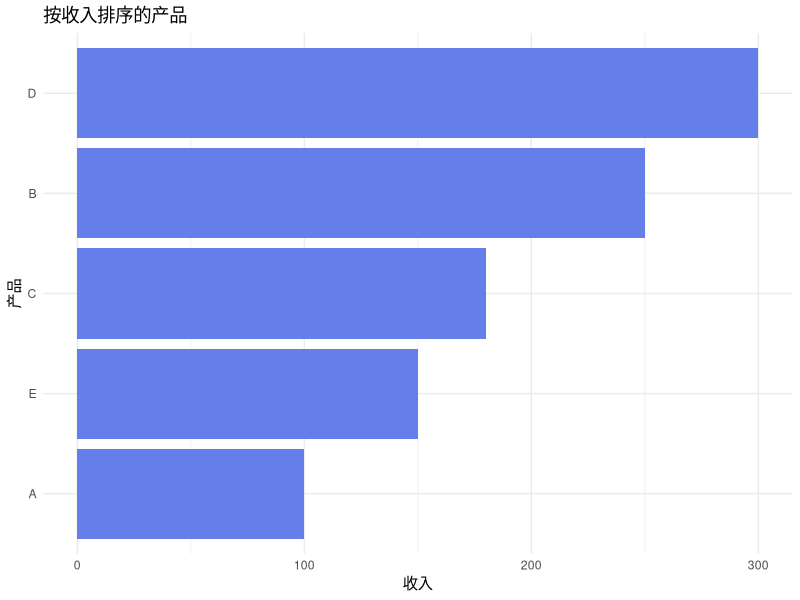
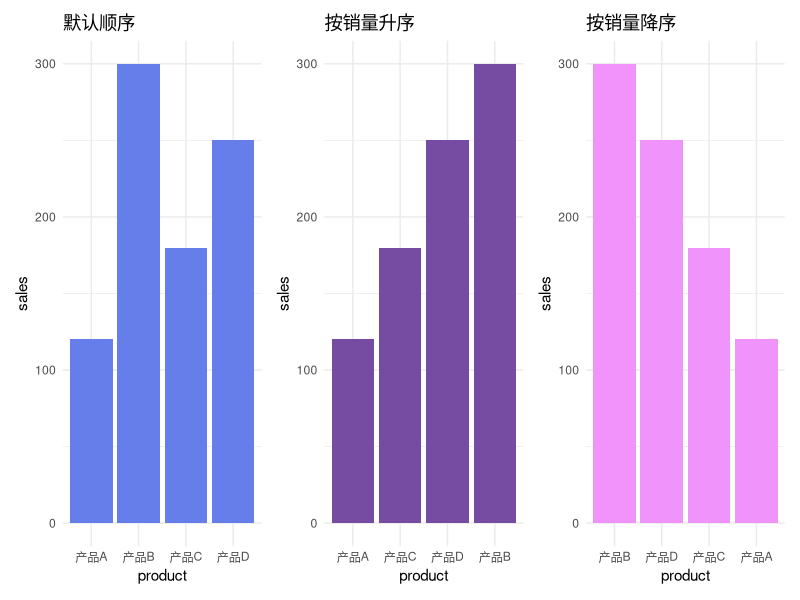
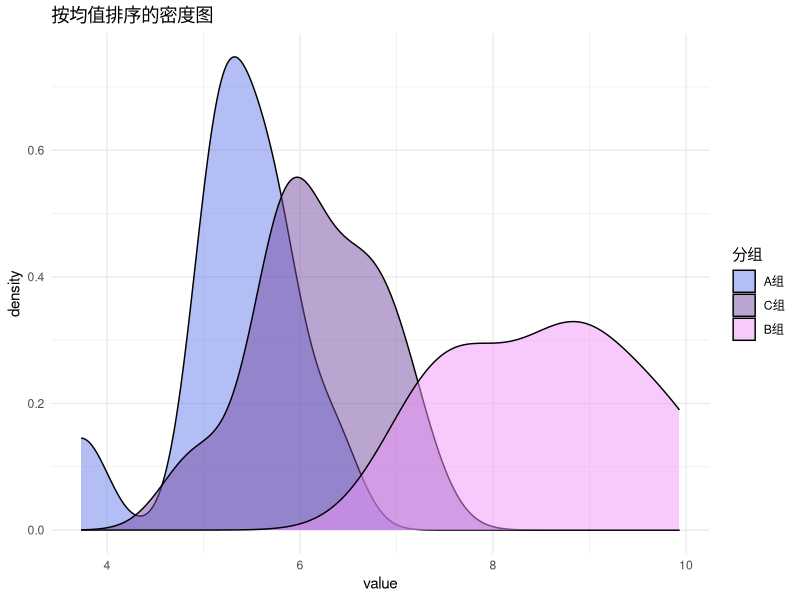
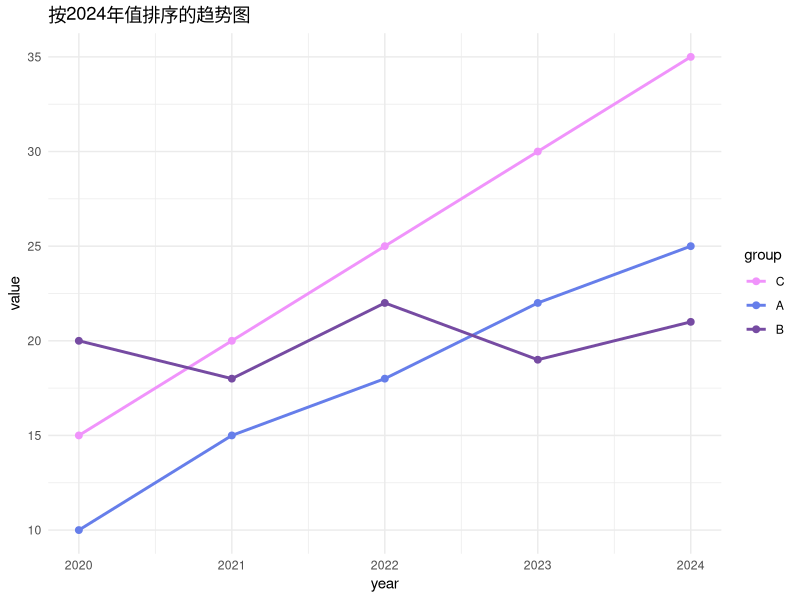
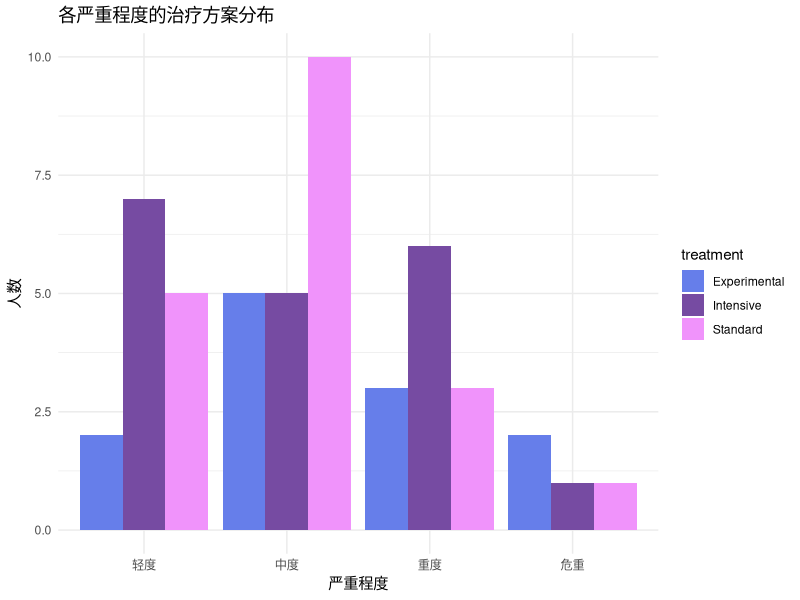
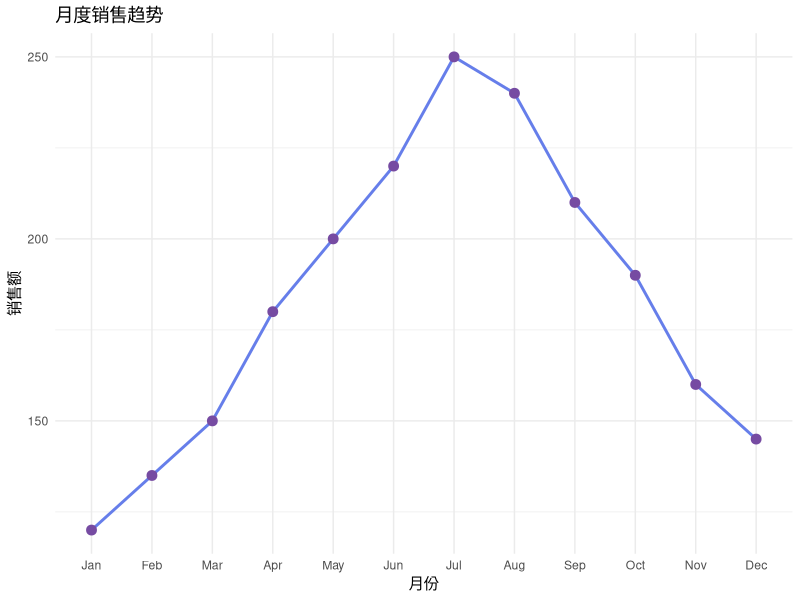

These figures' R source, in order:
## ---- chunk 1
knitr::opts_chunk$set(
    echo = TRUE,
    warning = FALSE,
    message = FALSE,
    fig.width = 10,
    fig.height = 6,
    fig.retina = 2,
    out.width = "100%",
    dpi = 150
)
## ---- chunk 2
# 安装并加载必要的包
if (!require("forcats")) install.packages("forcats")
if (!require("dplyr")) install.packages("dplyr")
if (!require("ggplot2")) install.packages("ggplot2")
if (!require("tibble")) install.packages("tibble")

library(forcats)
library(dplyr)
library(ggplot2)
library(tibble)
## ---- chunk 3
# 从字符向量创建因子
education <- c("本科", "硕士", "博士", "本科", "高中", "硕士")
edu_factor <- factor(education)
edu_factor

# 查看因子水平
levels(edu_factor)

# 指定水平顺序（有序因子）
edu_ordered <- factor(
    education,
    levels = c("高中", "本科", "硕士", "博士"),
    ordered = TRUE
)
edu_ordered
## ---- chunk 4
# 问题1：默认按字母顺序排序
treatment <- factor(c("Control", "Treatment A", "Treatment B"))
levels(treatment) # 字母顺序，而非逻辑顺序

# 问题2：修改水平顺序繁琐
# 需要重新创建因子或使用复杂的索引操作

# 问题3：添加新水平容易出错
# 直接赋值可能产生 NA
## ---- chunk 5
# 创建示例数据
responses <- factor(c("同意", "中立", "反对", "同意", "同意", "中立", "反对", "同意"))

# 统计各水平频数
fct_count(responses)

# 获取唯一水平（类似 levels() 但返回因子）
fct_unique(responses)
## ---- chunk 6
# 原始因子
size <- factor(c("Small", "Medium", "Large", "Small", "Large"))
levels(size) # 字母顺序

# 重新排序
size_ordered <- fct_relevel(size, "Small", "Medium", "Large")
levels(size_ordered)

# 只移动特定水平到开头
size_small_first <- fct_relevel(size, "Small")
levels(size_small_first)

# 移动到末尾（使用 after 参数）
size_large_last <- fct_relevel(size, "Large", after = Inf)
levels(size_large_last)

# 移动到特定位置
size_medium_second <- fct_relevel(size, "Medium", after = 1)
levels(size_medium_second)
## ---- chunk 7
# 示例数据
colors <- factor(c("红", "蓝", "红", "绿", "红", "蓝", "红", "绿", "绿"))

# 按频率降序排序
colors_freq <- fct_infreq(colors)
levels(colors_freq)

# 按频率升序
colors_freq_asc <- fct_rev(fct_infreq(colors))
levels(colors_freq_asc)

# 按数字顺序（适用于 "1", "2", "10" 等）
nums <- factor(c("1", "2", "10", "20", "3"))
levels(fct_inseq(nums))
## ---- chunk 8
# 创建示例数据
sales <- tibble(
    product = factor(c("A", "B", "C", "D", "E")),
    revenue = c(100, 250, 180, 300, 150)
)

# 按收入排序
sales <- sales %>%
    mutate(product = fct_reorder(product, revenue))

levels(sales$product)

# 可视化效果
ggplot(sales, aes(x = revenue, y = product)) +
    geom_col(fill = "#667eea") +
    labs(title = "按收入排序的产品", x = "收入", y = "产品") +
    theme_minimal()
## ---- chunk 9
# 使用自定义函数排序
# 例如：按收入的中位数排序
multi_sales <- tibble(
    product = factor(rep(c("A", "B", "C"), each = 3)),
    revenue = c(100, 120, 110, 200, 250, 220, 150, 160, 155)
)

multi_sales <- multi_sales %>%
    mutate(product = fct_reorder(product, revenue, .fun = median))

levels(multi_sales$product)
## ---- chunk 10
# 按数据中首次出现的顺序排列
first_appearance <- factor(c("C", "A", "B", "C", "A"))
levels(first_appearance) # 默认字母顺序

levels(fct_inorder(first_appearance)) # 按出现顺序
## ---- chunk 11
size <- factor(c("Small", "Medium", "Large"),
    levels = c("Small", "Medium", "Large")
)

# 反转水平顺序
size_rev <- fct_rev(size)
levels(size_rev)
## ---- chunk 12
days <- factor(c("Mon", "Tue", "Wed", "Thu", "Fri"),
    levels = c("Mon", "Tue", "Wed", "Thu", "Fri")
)

# 向左移动（Mon 变成最后一个）
days_shift <- fct_shift(days, n = 1)
levels(days_shift)

# 向右移动
days_shift_right <- fct_shift(days, n = -1)
levels(days_shift_right)
## ---- chunk 13
# 原始数据
satisfaction <- factor(c("1", "2", "3", "4", "5", "3", "4", "5"))

# 重新编码
satisfaction_named <- fct_recode(satisfaction,
    "非常不满意" = "1",
    "不满意" = "2",
    "中立" = "3",
    "满意" = "4",
    "非常满意" = "5"
)

levels(satisfaction_named)
fct_count(satisfaction_named)
## ---- chunk 14
# 详细分类
education <- factor(c("小学", "初中", "高中", "本科", "硕士", "博士", "高中", "本科"))

# 合并为粗略分类
education_collapsed <- fct_collapse(education,
    "初等教育" = c("小学", "初中"),
    "中等教育" = "高中",
    "高等教育" = c("本科", "硕士", "博士")
)

levels(education_collapsed)
fct_count(education_collapsed)
## ---- chunk 15
# 示例数据
countries <- factor(c(
    rep("中国", 50), rep("美国", 30), rep("英国", 10),
    rep("法国", 5), rep("德国", 3), rep("日本", 2)
))

# 保留前 n 个最常见的水平
fct_count(fct_lump_n(countries, n = 3))

# 保留至少占比 p 的水平
fct_count(fct_lump_prop(countries, prop = 0.1))

# 保留至少出现 min 次的水平
fct_count(fct_lump_min(countries, min = 5))

# 自定义 "Other" 的名称
fct_count(fct_lump_n(countries, n = 3, other_level = "其他国家"))
## ---- chunk 16
# 原始敏感数据
patients <- factor(c("张三", "李四", "王五", "张三", "李四"))

# 匿名化
patients_anon <- fct_anon(patients, prefix = "Patient_")
levels(patients_anon)
## ---- chunk 17
# 创建有多余水平的因子
colors <- factor(c("红", "蓝", "红"), levels = c("红", "蓝", "绿", "黄"))
levels(colors) # 包含未使用的 "绿" 和 "黄"

# 删除未使用的水平
colors_clean <- fct_drop(colors)
levels(colors_clean)

# 只删除特定水平
colors_keep_green <- fct_drop(colors, only = "黄")
levels(colors_keep_green)
## ---- chunk 18
# 原始因子
sizes <- factor(c("S", "M", "L"))

# 添加新水平
sizes_expanded <- fct_expand(sizes, "XS", "XL")
levels(sizes_expanded)
## ---- chunk 19
# 两个来自不同数据源的因子
survey1 <- factor(c("同意", "中立", "反对"))
survey2 <- factor(c("同意", "反对", "强烈反对"))

# 统一水平
unified <- fct_unify(list(survey1, survey2))
lapply(unified, levels)
## ---- chunk 20
# 示例数据
sales_data <- tibble(
    product = c("产品A", "产品B", "产品C", "产品D"),
    sales = c(120, 300, 180, 250)
)

# 默认顺序（字母序）
p1 <- ggplot(sales_data, aes(x = product, y = sales)) +
    geom_col(fill = "#667eea") +
    labs(title = "默认顺序") +
    theme_minimal()

# 按销量排序
p2 <- sales_data %>%
    mutate(product = fct_reorder(product, sales)) %>%
    ggplot(aes(x = product, y = sales)) +
    geom_col(fill = "#764ba2") +
    labs(title = "按销量升序") +
    theme_minimal()

# 按销量降序
p3 <- sales_data %>%
    mutate(product = fct_reorder(product, sales, .desc = TRUE)) %>%
    ggplot(aes(x = product, y = sales)) +
    geom_col(fill = "#f093fb") +
    labs(title = "按销量降序") +
    theme_minimal()

library(patchwork)
p1 | p2 | p3
## ---- chunk 21
# 分组数据
group_data <- tibble(
    category = rep(c("A组", "B组", "C组"), each = 10),
    value = c(rnorm(10, 5), rnorm(10, 8), rnorm(10, 6))
)

# 按均值排序图例
group_data %>%
    mutate(category = fct_reorder(category, value, .fun = mean)) %>%
    ggplot(aes(x = value, fill = category)) +
    geom_density(alpha = 0.5) +
    scale_fill_manual(values = c("#667eea", "#764ba2", "#f093fb")) +
    labs(title = "按均值排序的密度图", fill = "分组") +
    theme_minimal()
## ---- chunk 22
# 使用 fct_reorder2 按最后一个值排序（适合折线图）
trend_data <- tibble(
    year = rep(2020:2024, 3),
    group = rep(c("A", "B", "C"), each = 5),
    value = c(
        c(10, 15, 18, 22, 25), # A: 上升趋势
        c(20, 18, 22, 19, 21), # B: 平稳
        c(15, 20, 25, 30, 35) # C: 快速上升
    )
)

# 按最后一个值排序
trend_data %>%
    mutate(group = fct_reorder2(group, year, value)) %>%
    ggplot(aes(x = year, y = value, color = group)) +
    geom_line(linewidth = 1) +
    geom_point(size = 2) +
    scale_color_manual(values = c("#f093fb", "#667eea", "#764ba2")) +
    labs(title = "按2024年值排序的趋势图") +
    theme_minimal()
## ---- chunk 23
# 示例数据
survey <- tibble(
    region = factor(c("北", "南", "东", "西", "北", "南", "东", "西", "北", "南")),
    score = c(85, 92, 78, 88, 90, 95, 82, 85, 88, 91)
)

# 按平均分排序后分组统计
survey %>%
    mutate(region = fct_reorder(region, score, .fun = mean)) %>%
    group_by(region) %>%
    summarise(
        mean_score = mean(score),
        n = n()
    ) %>%
    arrange(desc(mean_score))
## ---- chunk 24
# 根据条件创建有序因子
patients <- tibble(
    id = 1:10,
    age = c(25, 45, 67, 38, 72, 55, 29, 61, 43, 80)
)

patients <- patients %>%
    mutate(
        age_group = case_when(
            age < 30 ~ "青年",
            age < 60 ~ "中年",
            TRUE ~ "老年"
        ),
        # 转为有序因子
        age_group = factor(age_group, levels = c("青年", "中年", "老年"))
    )

fct_count(patients$age_group)
## ---- chunk 25
# 模拟问卷数据
survey_data <- tibble(
    id = 1:100,
    education = sample(c("高中", "本科", "硕士", "博士", "其他"), 100,
        replace = TRUE, prob = c(0.2, 0.4, 0.25, 0.1, 0.05)
    ),
    satisfaction = sample(1:5, 100, replace = TRUE),
    income = sample(c("3000以下", "3000-5000", "5000-10000", "10000-20000", "20000以上"),
        100,
        replace = TRUE
    )
)

# 处理因子
survey_clean <- survey_data %>%
    mutate(
        # 教育程度：合并 "其他" 并排序
        education = factor(education) %>%
            fct_relevel("高中", "本科", "硕士", "博士", "其他") %>%
            fct_recode("本科及以下" = "其他"),

        # 满意度：编码并排序
        satisfaction = factor(satisfaction) %>%
            fct_recode(
                "非常不满" = "1", "不满" = "2", "中立" = "3",
                "满意" = "4", "非常满意" = "5"
            ),

        # 收入：排序
        income = factor(income) %>%
            fct_relevel("3000以下", "3000-5000", "5000-10000", "10000-20000", "20000以上")
    )

# 查看处理结果
survey_clean %>%
    count(education, satisfaction) %>%
    head(10)
## ---- chunk 26
# 模拟疾病严重程度数据
clinical_data <- tibble(
    patient_id = 1:50,
    severity = sample(c("Mild", "Moderate", "Severe", "Critical"), 50,
        replace = TRUE, prob = c(0.3, 0.35, 0.25, 0.1)
    ),
    treatment = sample(c("Standard", "Intensive", "Experimental"), 50, replace = TRUE)
)

# 处理严重程度（确保正确顺序）
clinical_clean <- clinical_data %>%
    mutate(
        severity = factor(severity) %>%
            fct_relevel("Mild", "Moderate", "Severe", "Critical") %>%
            fct_recode(
                "轻度" = "Mild",
                "中度" = "Moderate",
                "重度" = "Severe",
                "危重" = "Critical"
            )
    )

# 统计并可视化
clinical_clean %>%
    count(severity, treatment) %>%
    ggplot(aes(x = severity, y = n, fill = treatment)) +
    geom_col(position = "dodge") +
    scale_fill_manual(values = c("#667eea", "#764ba2", "#f093fb")) +
    labs(title = "各严重程度的治疗方案分布", x = "严重程度", y = "人数") +
    theme_minimal()
## ---- chunk 27
# 模拟月度销售数据
monthly_sales <- tibble(
    month = factor(month.abb, levels = month.abb),
    sales = c(120, 135, 150, 180, 200, 220, 250, 240, 210, 190, 160, 145)
)

# 从某个月份开始（如财年从4月开始）
monthly_sales_fy <- monthly_sales %>%
    mutate(month = fct_shift(month, n = 3)) # Apr 成为第一个

levels(monthly_sales_fy$month)

# 可视化
ggplot(monthly_sales, aes(x = month, y = sales, group = 1)) +
    geom_line(color = "#667eea", linewidth = 1) +
    geom_point(color = "#764ba2", size = 3) +
    labs(title = "月度销售趋势", x = "月份", y = "销售额") +
    theme_minimal()
